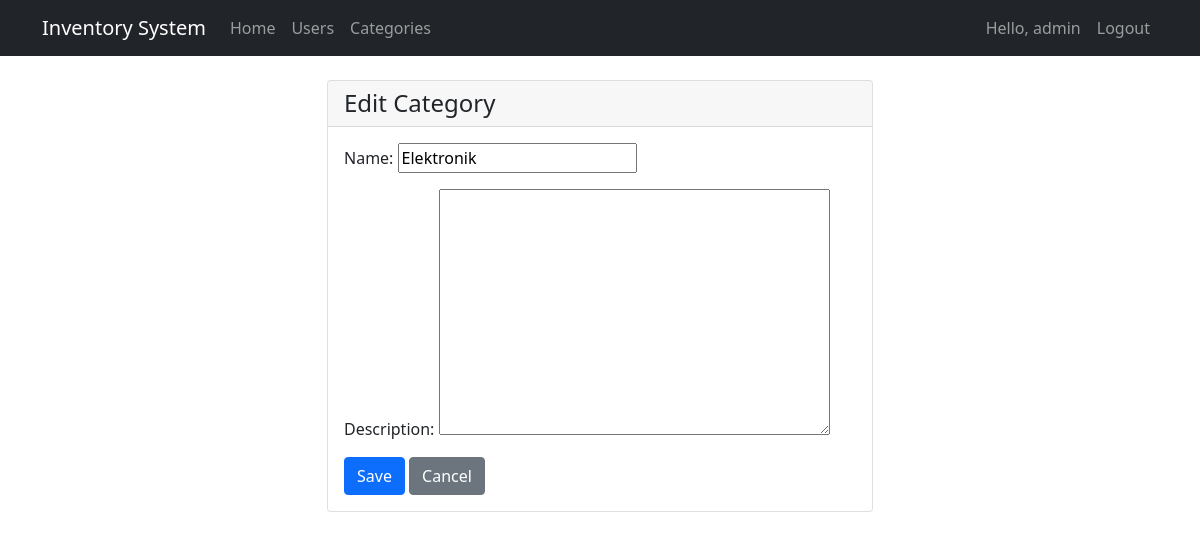
The app's page /categories/5/update/ (signed in), older data.
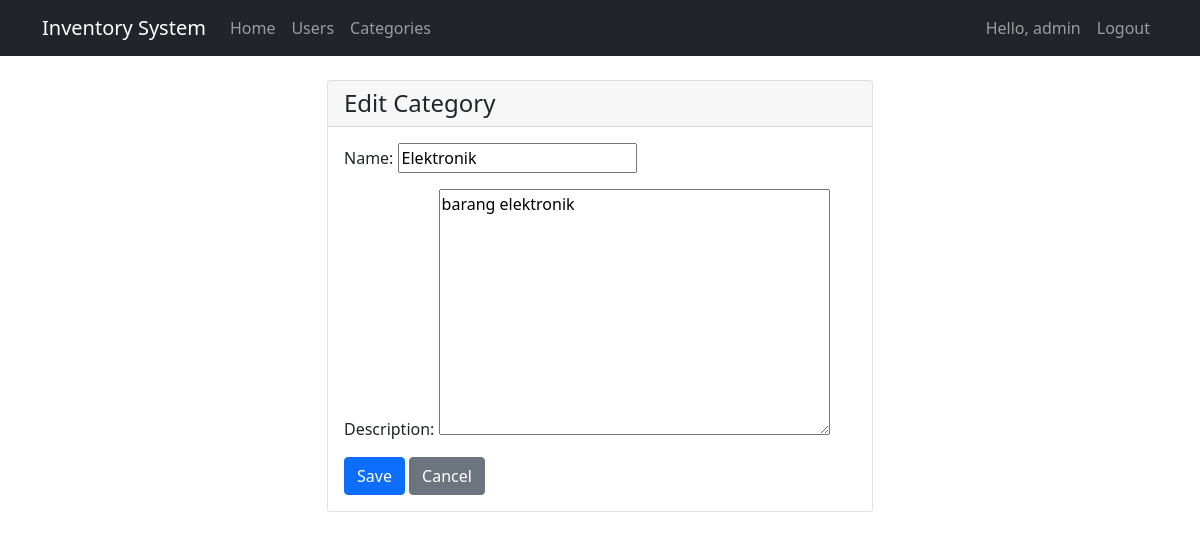
The same page, newer data.
### main/models.py (models this page shows, shortened)
class ItemCategory(models.Model):
    name = models.CharField(max_length=100)
    description = models.TextField(blank=True)

### main/views.py (the view)
# urls.py: path('categories/<int:pk>/update/', views.category_update, name='category_update'),
@login_required
def category_update(request, pk):
    category = get_object_or_404(ItemCategory, pk=pk)
    if request.method == 'POST':
        form = ItemCategoryForm(request.POST, instance=category)
        if form.is_valid():
            form.save()
            messages.success(request, 'Kategori berhasil diperbarui!')
            return redirect('main:category_list')
    else:
        form = ItemCategoryForm(instance=category)
    context = {
        'form': form,
        'title': 'Edit Kategori'
    }
    return render(request, 'main/category_form.html', context)

### main/forms.py
class ItemCategoryForm(forms.ModelForm):
    class Meta:
        model = ItemCategory
        fields = ['name', 'description']

### templates/main/category_form.html (shortened to what this page needs)
{% extends 'base.html' %}
{% block content %}
<div class="row justify-content-center">
    <div class="col-md-6">
        <div class="card">
            <div class="card-header">
                <h4 class="mb-0">{% if form.instance.pk %}Edit Category{% else %}Add Category{% endif %}</h4>
            </div>
            <div class="card-body">
                <form method="post">
                    {{ form.as_p }}
                    <button type="submit" class="btn btn-primary">Save</button>
                    <a href="{% url 'main:category_list' %}" class="btn btn-secondary">Cancel</a>
                </form>
            </div>
        </div>
    </div>
</div>
{% endblock %}

Row changes from the older to the newer data that the page shows:
changed ItemCategory "Elektronik": description (not shown) → "barang elektronik"
